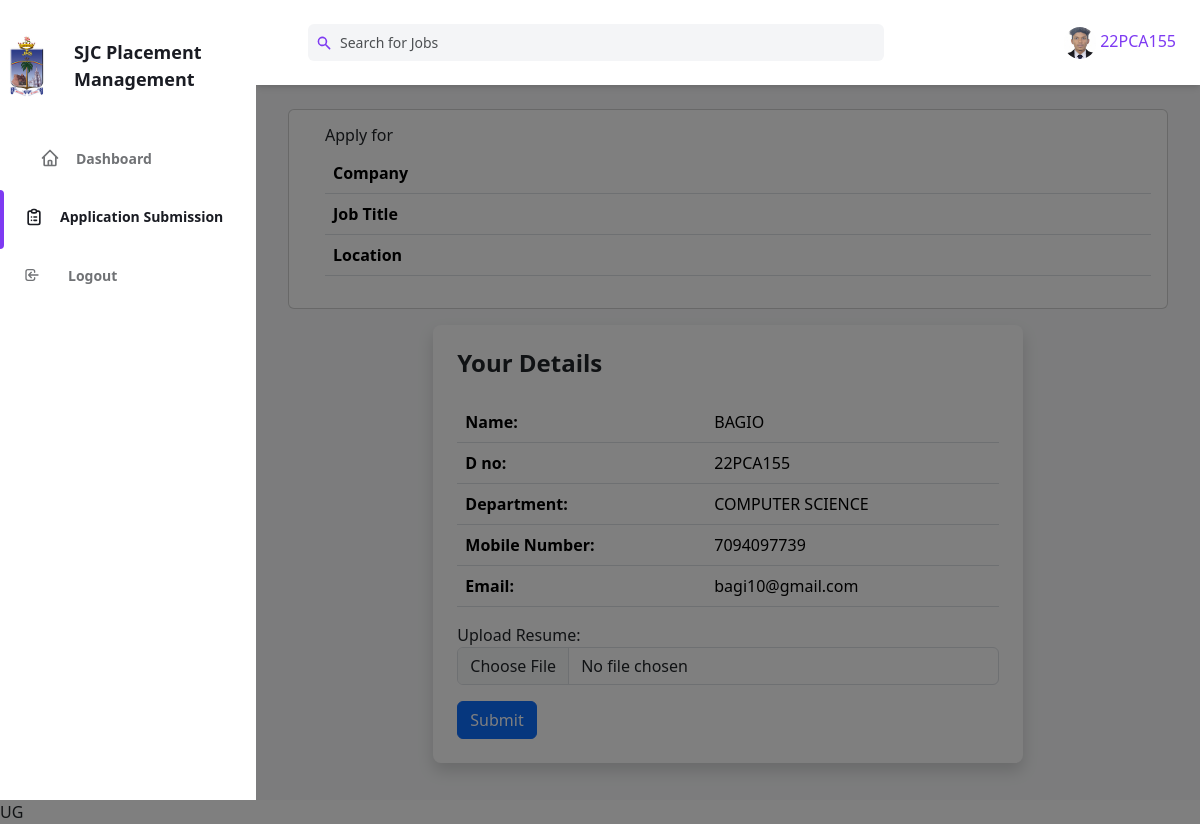
/user/apply.php (signed in), run on an earlier commit of the app's database.
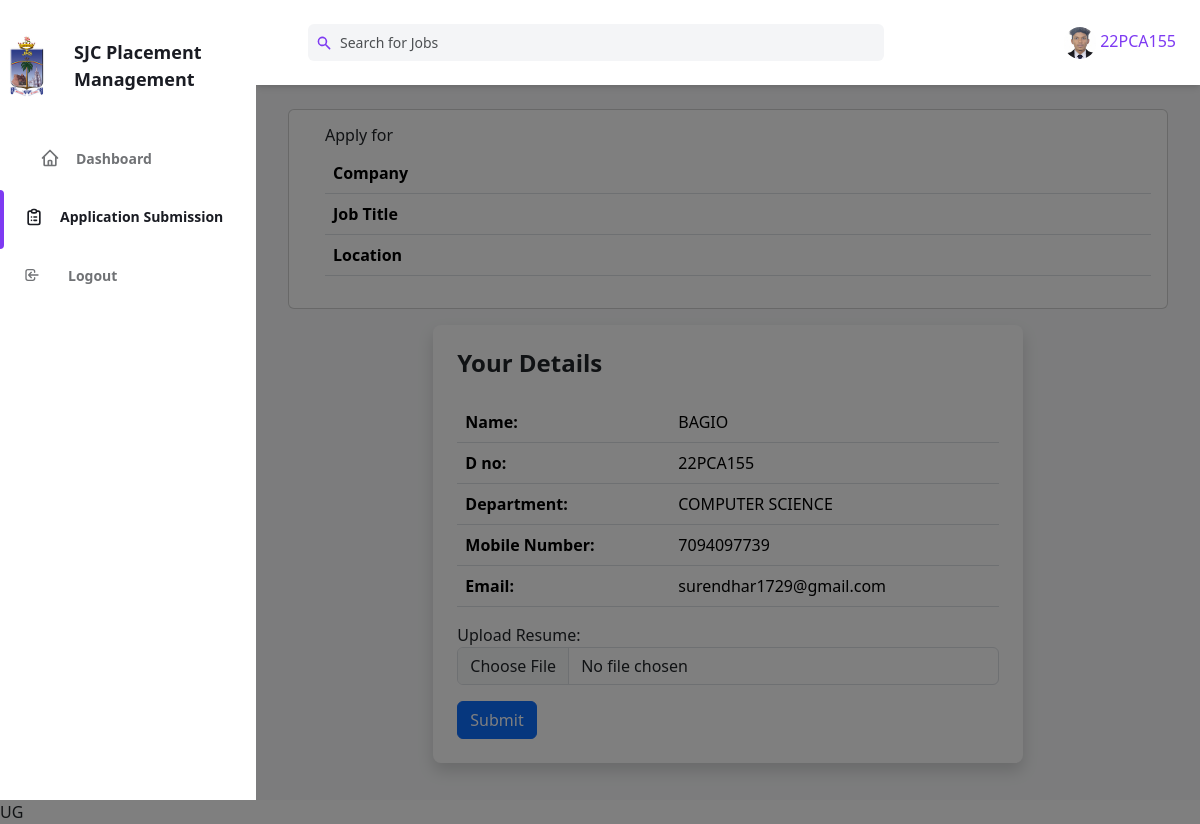
And on a later commit of the database.
### tables this page shows
CREATE TABLE `studentdetail` (
  `id` int(100) NOT NULL,
  `name` varchar(100) NOT NULL,
  `dno` varchar(100) NOT NULL,
  `major` varchar(100) NOT NULL,
  `phone` varchar(100) NOT NULL,
  `email` varchar(100) NOT NULL,
  `degree` varchar(100) NOT NULL,
  `year` varchar(100) NOT NULL,
  `skill` varchar(200) NOT NULL,
  `10th` varchar(100) NOT NULL,
  `12th` varchar(100) NOT NULL,
  `1st` varchar(100) NOT NULL,
  `2nd` varchar(100) NOT NULL,
  `3rd` varchar(100) NOT NULL,
  `4th` varchar(100) NOT NULL,
  `5th` varchar(100) NOT NULL,
  `6th` varchar(100) NOT NULL,
  `resume` varchar(200) NOT NULL,
  `profile_photo` varchar(200) NOT NULL
);

### user/apply.php (the view, shortened to what the changed rows need)
<?php
include('./database/db.php');
$idd = $_SESSION['id'];
$selectUserQuery = "SELECT * FROM studentdetail WHERE id='$idd'";
$userResult = mysqli_query($con, $selectUserQuery);
$userData = mysqli_fetch_assoc($userResult);
?>
<!DOCTYPE html>
<html :class="{ 'theme-dark': dark }" x-data='data()' lang='en'>
<head>
    <link href='https://cdn.jsdelivr.net/npm/bootstrap@5.3.1/dist/css/bootstrap.min.css' rel='stylesheet'>
    <link rel='stylesheet' href='../assets/css/tailwind.output.css' />
    <link rel='stylesheet' href='https://cdnjs.cloudflare.com/ajax/libs/Chart.js/2.9.3/Chart.min.css' />
</head>
<body>
    <div class="flex h-screen bg-gray-50 dark:bg-gray-900" :class="{ 'overflow-hidden': isSideMenuOpen}">
        <div class='flex flex-col flex-1 w-full'>
            <header class='z-10 py-4 bg-white shadow-md dark:bg-gray-800'>
                <div class='container flex items-center justify-between h-full px-6 mx-auto text-purple-600 dark:text-purple-300'>
                    <ul class='flex items-center flex-shrink-0 space-x-6'>
                        <li class='relative'>
                            <button class='align-middle rounded-full focus:shadow-outline-purple focus:outline-none' @click='toggleProfileMenu' @keydown.escape='closeProfileMenu' aria-label='Account' aria-haspopup='true'>
                                <img class="object-cover w-8 h-8 rounded-full" src="<?php echo isset($userData['profile_photo']) ? $userData['profile_photo'] : '../image/user.png'; ?>" alt="" aria-hidden="true" />
                            </button>
                        </li>
                    </ul>
                </div>
            </header>
            <main class='h-full overflow-y-auto'>
                <div class='container'>
                    <br>
                    <div class='card' style='padding-left: 20px;margin:0 20px 0 20px ;'>
                        <div class='card-body'>
                            <table class='table'>
                                <tr>
                                    <th>Company</th>
                                </tr>
                                <tr>
                                    <th>Job Title</th>
                                </tr>
                                <tr>
                                    <th>Location</th>
                                </tr>
                            </table>
                        </div>
                    </div>
                    <div class='container mt-3'>
                        <div class='row justify-content-center'>
                            <div class='col-md-8'>
                                <div class='p-4 bg-white text-dark rounded-lg shadow'>
                                    <h2 class='mb-4 text-2xl font-semibold'>
                                        Your Details
                                    </h2>
                                    <table class='table'>
                                        <tbody>
                                            <tr>
                                                <th>Name:</th>
                                            </tr>
                                            <tr>
                                                <th>D no:</th>
                                            </tr>
                                            <tr>
                                                <th>Department:</th>
                                                <td><?php echo isset($userData['major']) ? $userData['major'] : ''; ?></td>
                                            </tr>
                                            <tr>
                                                <th>Mobile Number:</th>
                                                <td><?php echo isset($userData['phone']) ? $userData['phone'] : ''; ?></td>
                                            </tr>
                                            <tr>
                                                <th>Email:</th>
                                                <td><?php echo isset($userData['email']) ? $userData['email'] : ''; ?></td>
                                            </tr>
                                        </tbody>
                                    </table>
                                </div>
                            </div>
                        </div>
                    </div>
                </div>
            </main>
        </div>
    </div>
</body>
</html>

What changed in the data, as far as the page shows it:
changed studentdetail "COMPUTER SCIENCE": email "bagi10@gmail.com" → "surendhar1729@gmail.com"
